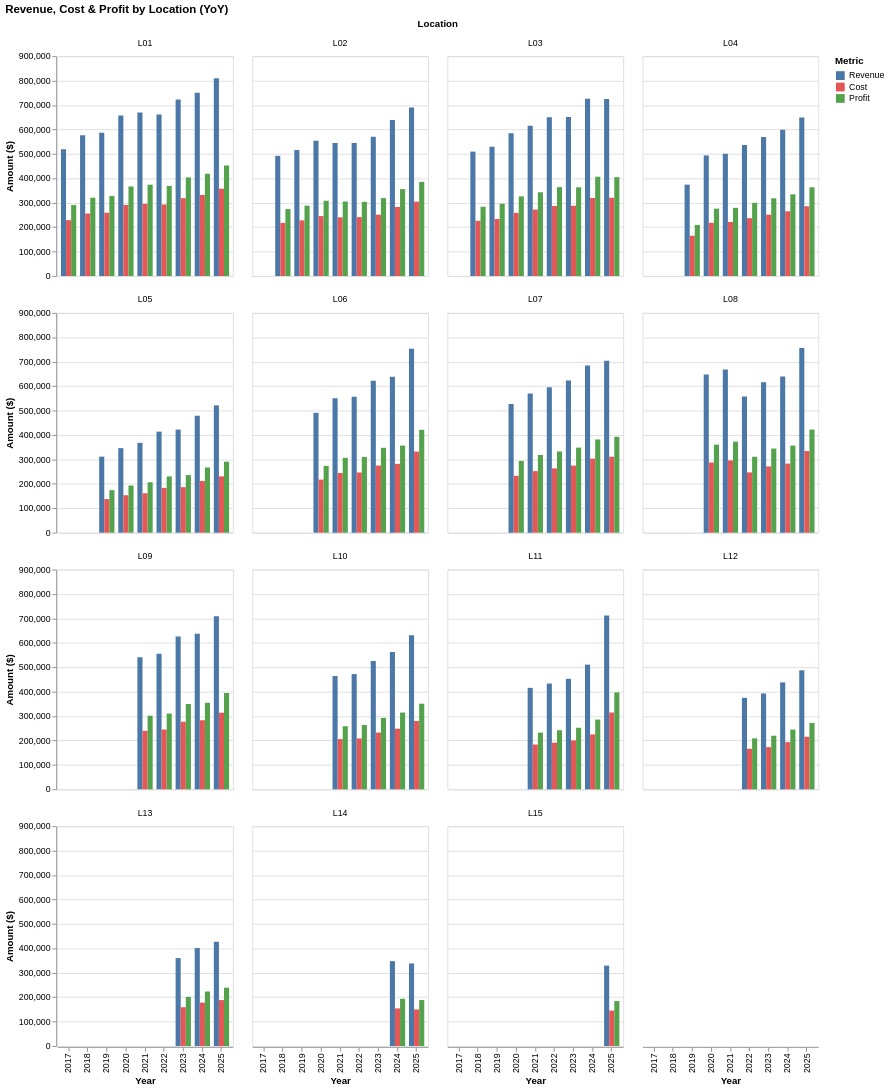

Write notebook code for a chart like this one.
### Code cell
import altair as alt

# Melt summary into long format
melted = summary.melt(
    id_vars=["Year", "LocationID"],
    value_vars=["TotalRevenue", "TotalCost", "TotalProfit"],
    var_name="Metric",
    value_name="Amount"
)

melted["Metric"] = melted["Metric"].replace({
    "TotalRevenue": "Revenue",
    "TotalCost": "Cost",
    "TotalProfit": "Profit"
})

chart = (
    alt.Chart(melted)
    .mark_bar()
    .encode(
        x=alt.X("Year:O", title="Year"),
        y=alt.Y("Amount:Q", title="Amount ($)"),
        color=alt.Color("Metric:N", title="Metric",
                        scale=alt.Scale(domain=["Revenue", "Cost", "Profit"],
                                        range=["#4c78a8", "#e45756", "#54a24b"])),
        xOffset="Metric:N",
        tooltip=[
            "Year:O",
            "LocationID:N",
            "Metric:N",
            alt.Tooltip("Amount:Q", title="Amount", format="$,.2f"),
        ],
    )
    .properties(width=200, height=250)
    .facet(
        facet=alt.Facet("LocationID:N", title="Location"),
        columns=4
    )
    .properties(title="Revenue, Cost & Profit by Location (YoY)")
)

chart

### Figure 1 — Vega-Lite specification as saved in the notebook (floating-point values rounded to 4 significant figures; data arrays with more than 128 entries replaced by an {"elided": "..."} marker saying what was removed)
{"config": {"view": {"continuousWidth": 300, "continuousHeight": 300}}, "data": {"name": "data-2a3363c8a7ffc5f531e1a73eefa88b35"}, "facet": {"field": "LocationID", "title": "Location", "type": "nominal"}, "spec": {"mark": {"type": "bar"}, "encoding": {"color": {"field": "Metric", "scale": {"domain": ["Revenue", "Cost", "Profit"], "range": ["#4c78a8", "#e45756", "#54a24b"]}, "title": "Metric", "type": "nominal"}, "tooltip": [{"field": "Year", "type": "ordinal"}, {"field": "LocationID", "type": "nominal"}, {"field": "Metric", "type": "nominal"}, {"field": "Amount", "format": "$,.2f", "title": "Amount", "type": "quantitative"}], "x": {"field": "Year", "title": "Year", "type": "ordinal"}, "xOffset": {"field": "Metric", "type": "nominal"}, "y": {"field": "Amount", "title": "Amount ($)", "type": "quantitative"}}, "height": 250, "width": 200}, "columns": 4, "title": "Revenue, Cost & Profit by Location (YoY)", "$schema": "https://vega.github.io/schema/vega-lite/v5.20.1.json", "datasets": {"data-2a3363c8a7ffc5f531e1a73eefa88b35": {"elided": "246 records"}}}
